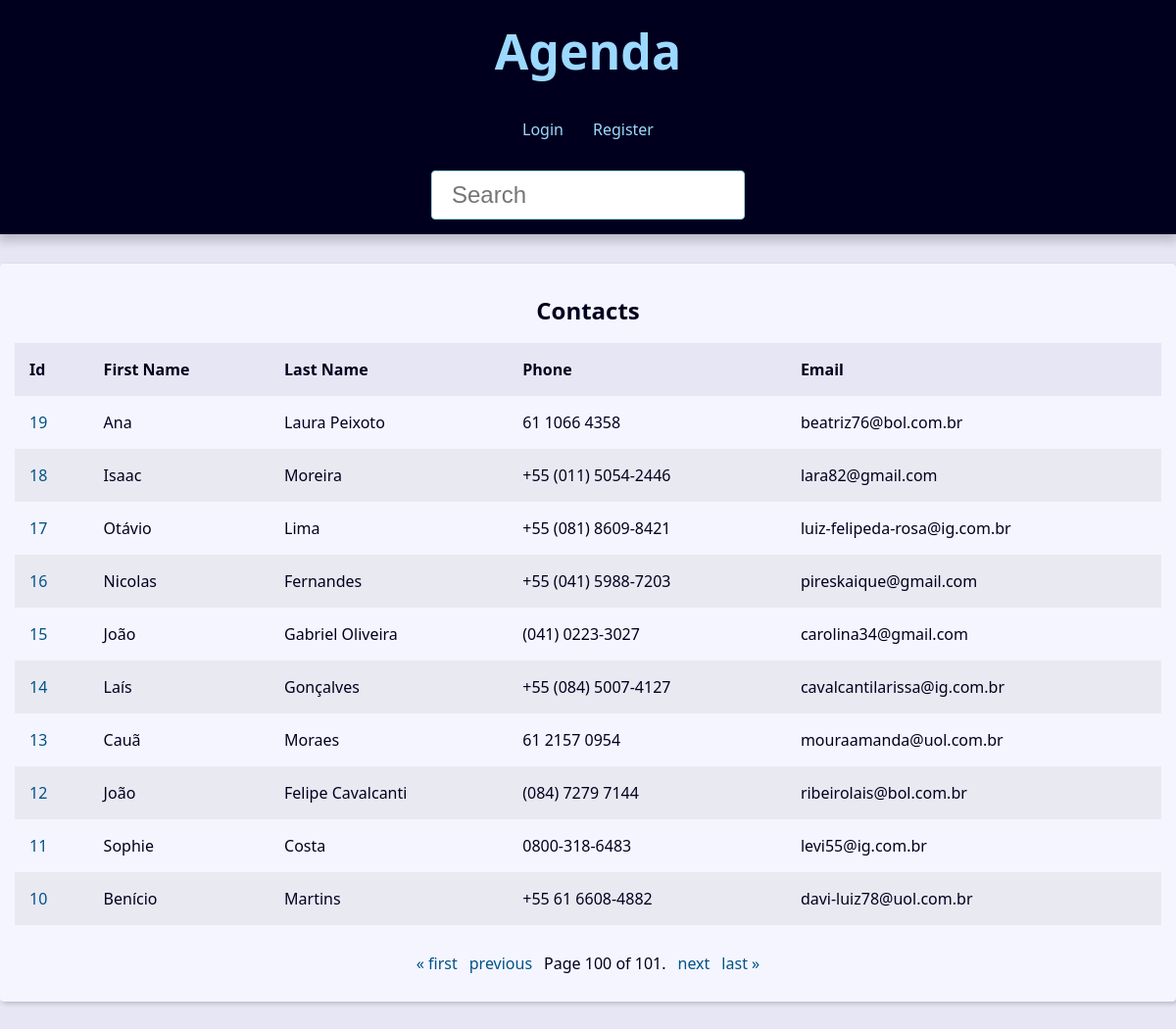
Screenshot of /?page=100&search= with the database file from the repository.
### contact/models.py (models this page shows, shortened)
class Contact(models.Model):
  first_name = models.CharField(max_length=50)
  last_name = models.CharField(max_length=50, blank=True)
  phone = models.CharField(max_length=50)
  email = models.EmailField(max_length=250, blank=True)
  created = models.DateTimeField(default=timezone.now)
  description = models.TextField(blank=True)
  show = models.BooleanField(default=True)
  picture = models.ImageField(upload_to='pictures/%Y/%m/', blank=True, null=True)
  category = models.ForeignKey(Category, on_delete=models.SET_NULL, null=True, blank=True)
  owner = models.ForeignKey(User, on_delete=models.SET_NULL, null=True, blank=True)

### contact/views/contact_view.py (the view)
# urls.py: path('', view=views.index, name='index'),
def index(request):
    contacts = Contact.objects.filter(show=True).order_by('-id')
    paginator = Paginator(contacts, 10)
    page = request.GET.get('page')
    contacts = paginator.get_page(page)
    return render(request, 'contact/index.html', {'contacts': contacts})

### contact/templates/contact/index.html (shortened to what this page needs)
{% extends "global/base.html" %}
{% block content %}
{% if contacts %}
<div class="responsive-table">
  <table class="contacts-table">
    <caption class="table-caption">
      Contacts
    </caption>
    <thead>
      <tr class="table-row table-row-header">
        <th class="table-header">
          Id
        </th>
        <th class="table-header">
          First Name
        </th>
        <th class="table-header">
          Last Name
        </th>
        <th class="table-header">
          Phone
        </th>
        <th class="table-header">
          Email
        </th>
      </tr>
    </thead>
    <tbody>
      {% for contact in contacts %}
      <tr class="table-row">
        <td class="table-cel">
          <a href="{% url 'contact:contact' contact.id %}" class=" table-link">{{ contact.id }}</a>
        </td>
        <td class="table-cel">
          {{ contact.first_name }}
        </td>
        <td class="table-cel">
          {{ contact.last_name }}
        </td>
        <td class="table-cel">
          {{ contact.phone }}
        </td>
        <td class="table-cel">
          {{ contact.email }}
        </td>
      </tr>
      {% endfor %}
    </tbody>
  </table>
</div>
{% else %}
<div class="single-contact">
  <h1 class="single-contact-name">
    Não foi encontrado nenhum contato
  </h1>
</div>
{% endif %}
{% endblock content %}

### base_static/global/css/style.css (style rules this page uses)
:root { --spacing: 1.5rem; --link-dark-color: rgb(0, 83, 134); --link-light-color: rgb(156, 217, 255); --clr-white: rgb(245, 245, 255); --clr-black: rgb(0, 0, 30); --clr-light-gray: rgb(230, 230, 245); --clr-dark-shadow-5: rgba(0, 0, 10, 5%); --clr-dark-shadow-10: rgba(0, 0, 10, 10%); --clr-dark-shadow-20: rgba(0, 0, 10, 20%); --clr-light-shadow-5: rgba(200, 200, 255, 5%); --clr-light-shadow-10: rgba(200, 200, 255, 10%); --clr-light-shadow-20: rgba(200, 200, 255, 20%); --main-page-width: 120rem; --table-min-width: 60rem; --biggest-font-size: 5rem; --bigger-font-size: 4rem; --big-font-size: 3.2rem; --medium-font-size: 2.4rem; --small-font-size: 1.6rem; --smaller-font-size: 1.4rem; --smallest-font-size: 1.2rem; --transition-fast: 300ms; --transition-medium: 600ms; --transition-slow: 1s; --default-border-radius: 4px; }
*, *::before, *::after { margin: 0; padding: 0; box-sizing: border-box; }
html { font-size: 62.5%; }
body { font-family: system-ui, -apple-system, BlinkMacSystemFont, 'Segoe UI', Roboto, Oxygen, Ubuntu, Cantarell, 'Open Sans', 'Helvetica Neue', sans-serif; line-height: 1.5; font-size: var(--small-font-size); color: var(--clr-black); -webkit-font-smoothing: antialiased; background: var(--clr-light-gray); }
.responsive-table { width: 100%; overflow-x: auto; }
.contacts-table { width: 100%; min-width: var(--table-min-width); border-collapse: collapse; }
.table-caption { font-size: var(--medium-font-size); font-weight: bold; padding: var(--spacing); }
.table-row { text-align: left; text-overflow: ellipsis; transition: background-color var(--transition-fast) ease-in-out; }
.table-row:nth-of-type(2n) { background: var(--clr-dark-shadow-5); }
.table-row-header { background: var(--clr-light-gray); color: var(--clr-black); }
.table-cel, .table-header { padding: var(--spacing); }
.table-link { color: var(--link-dark-color); transition: color var(--transition-fast) ease-in-out; text-decoration: none; }

### rows the page displays
Contact: id "19", first_name "Ana", last_name "Laura Peixoto", phone "61 1066 4358", email "beatriz76@bol.com.br"
Contact: id "18", first_name "Isaac", last_name "Moreira", phone "+55 (011) 5054-2446", email "lara82@gmail.com"
Contact: id "17", first_name "Otávio", last_name "Lima", phone "+55 (081) 8609-8421", email "luiz-felipeda-rosa@ig.com.br"
Contact: id "16", first_name "Nicolas", last_name "Fernandes", phone "+55 (041) 5988-7203", email "pireskaique@gmail.com"
Contact: id "15", first_name "João", last_name "Gabriel Oliveira", phone "(041) 0223-3027", email "carolina34@gmail.com"
Contact: id "14", first_name "Laís", last_name "Gonçalves", phone "+55 (084) 5007-4127", email "cavalcantilarissa@ig.com.br"
Contact: id "13", first_name "Cauã", last_name "Moraes", phone "61 2157 0954", email "mouraamanda@uol.com.br"
Contact: id "12", first_name "João", last_name "Felipe Cavalcanti", phone "(084) 7279 7144", email "ribeirolais@bol.com.br"
Contact: id "11", first_name "Sophie", last_name "Costa", phone "0800-318-6483", email "levi55@ig.com.br"
Contact: id "10", first_name "Benício", last_name "Martins", phone "+55 61 6608-4882", email "davi-luiz78@uol.com.br"

### other values shown
{{ contacts.number }} "100"
{{ contacts.paginator.num_pages }} "101"
